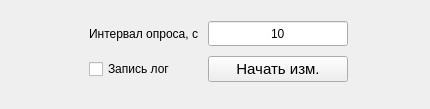
<?xml version="1.0" encoding="UTF-8"?>
<ui version="4.0">
 <class>Form</class>
 <widget class="QWidget" name="Form">
  <property name="geometry">
   <rect>
    <x>0</x>
    <y>0</y>
    <width>430</width>
    <height>109</height>
   </rect>
  </property>
  <property name="sizePolicy">
   <sizepolicy hsizetype="Expanding" vsizetype="Expanding">
    <horstretch>0</horstretch>
    <verstretch>0</verstretch>
   </sizepolicy>
  </property>
  <property name="minimumSize">
   <size>
    <width>430</width>
    <height>100</height>
   </size>
  </property>
  <property name="windowTitle">
   <string>Form</string>
  </property>
  <layout class="QGridLayout" name="gridLayout">
   <property name="topMargin">
    <number>5</number>
   </property>
   <property name="rightMargin">
    <number>5</number>
   </property>
   <property name="bottomMargin">
    <number>5</number>
   </property>
   <property name="horizontalSpacing">
    <number>5</number>
   </property>
   <property name="verticalSpacing">
    <number>0</number>
   </property>
   <item row="0" column="0">
    <layout class="QGridLayout" name="gridLayout_meas" rowstretch="0,0" columnstretch="0,0,0,0">
     <property name="sizeConstraint">
      <enum>QLayout::SetDefaultConstraint</enum>
     </property>
     <property name="leftMargin">
      <number>5</number>
     </property>
     <property name="topMargin">
      <number>0</number>
     </property>
     <property name="rightMargin">
      <number>5</number>
     </property>
     <property name="bottomMargin">
      <number>5</number>
     </property>
     <property name="spacing">
      <number>10</number>
     </property>
     <item row="1" column="2">
      <widget class="QPushButton" name="pushButton_hist_run_measure">
       <property name="sizePolicy">
        <sizepolicy hsizetype="Preferred" vsizetype="Fixed">
         <horstretch>0</horstretch>
         <verstretch>0</verstretch>
        </sizepolicy>
       </property>
       <property name="minimumSize">
        <size>
         <width>140</width>
         <height>25</height>
        </size>
       </property>
       <property name="font">
        <font>
         <family>MS Shell Dlg 2</family>
         <pointsize>11</pointsize>
         <weight>50</weight>
         <italic>false</italic>
         <bold>false</bold>
        </font>
       </property>
       <property name="styleSheet">
        <string notr="true">font: 11pt &quot;MS Shell Dlg 2&quot;;</string>
       </property>
       <property name="text">
        <string>Начать изм.</string>
       </property>
      </widget>
     </item>
     <item row="0" column="2">
      <widget class="QLineEdit" name="lineEdit_interval_request">
       <property name="sizePolicy">
        <sizepolicy hsizetype="Expanding" vsizetype="Fixed">
         <horstretch>0</horstretch>
         <verstretch>0</verstretch>
        </sizepolicy>
       </property>
       <property name="minimumSize">
        <size>
         <width>120</width>
         <height>25</height>
        </size>
       </property>
       <property name="styleSheet">
        <string notr="true">font: 11pt &quot;MS Shell Dlg 2&quot;;</string>
       </property>
       <property name="text">
        <string>10</string>
       </property>
       <property name="alignment">
        <set>Qt::AlignCenter</set>
       </property>
      </widget>
     </item>
     <item row="0" column="1">
      <widget class="QLabel" name="label">
       <property name="styleSheet">
        <string notr="true">font: 11pt &quot;MS Shell Dlg 2&quot;;</string>
       </property>
       <property name="text">
        <string>Интервал опроса, с</string>
       </property>
      </widget>
     </item>
     <item row="1" column="3">
      <spacer name="horizontalSpacer">
       <property name="orientation">
        <enum>Qt::Horizontal</enum>
       </property>
       <property name="sizeHint" stdset="0">
        <size>
         <width>40</width>
         <height>20</height>
        </size>
       </property>
      </spacer>
     </item>
     <item row="0" column="0">
      <spacer name="horizontalSpacer_40">
       <property name="orientation">
        <enum>Qt::Horizontal</enum>
       </property>
       <property name="sizeHint" stdset="0">
        <size>
         <width>40</width>
         <height>20</height>
        </size>
       </property>
      </spacer>
     </item>
     <item row="1" column="1">
      <widget class="QCheckBox" name="checkBox_write_log">
       <property name="styleSheet">
        <string notr="true">font: 11pt &quot;MS Shell Dlg 2&quot;;</string>
       </property>
       <property name="text">
        <string>Запись лог</string>
       </property>
      </widget>
     </item>
    </layout>
   </item>
  </layout>
 </widget>
 <resources/>
 <connections/>
</ui>
